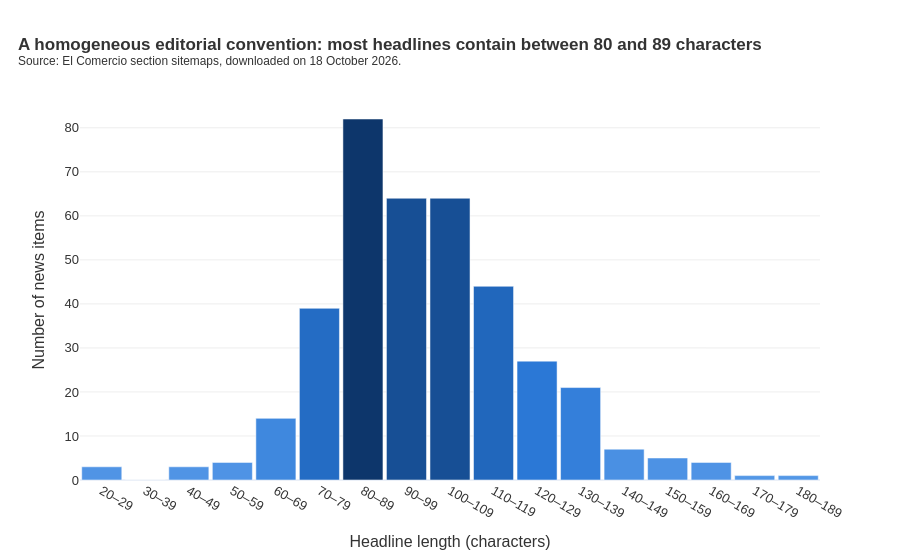

The notebook cell this image was saved under:
### Markdown cell above
The collected news span from 6 to 18 October 2026, with a noticeable peak on 15 October. This temporal concentration stems from the very nature of the sitemaps, which only list the most recent articles of each section. Consequently, the dataset reflects the news agenda of a specific two-week period, which constitutes a limitation: the vocabulary associated with each category may be shaped by the particular events of those days, thereby reducing the temporal generalizability of the classifier.

### Code cell
# Headline length in characters, used only for exploration.
noticias["longitud_titular"] = noticias["titular"].str.len()

# 10-character intervals (e.g. "80–89") make the distribution easier to read.
inicio = noticias["longitud_titular"].min() // 10 * 10
fin = noticias["longitud_titular"].max() // 10 * 10 + 10
cortes = list(range(inicio, fin + 1, 10))
etiquetas = [f"{corte}–{corte + 9}" for corte in cortes[:-1]]

noticias["rango_longitud"] = pd.cut(noticias["longitud_titular"], bins=cortes, labels=etiquetas, right=False)
histograma = noticias["rango_longitud"].value_counts(sort=False).reset_index()
histograma.columns = ["rango_longitud", "noticias"]

fig = px.bar(
    histograma, x="rango_longitud", y="noticias", color="noticias",
    color_continuous_scale=escala_azules,
    labels={"rango_longitud": "Headline length (characters)", "noticias": "Number of news items"},
    title="<b>A homogeneous editorial convention: most headlines contain between 80 and 89 characters</b><br>" + fuente_grafico,
)
fig.update_layout(bargap=0.08)
aplicar_estilo(fig).show()

### Figure 1 — Plotly figure (JSON) as saved in the notebook; plotly's stock layout.template omitted (floating-point values rounded to 4 significant figures)
{"data": [{"hovertemplate": "Headline length (characters)=%{x}<br>Number of news items=%{marker.color}<extra></extra>", "legendgroup": "", "marker": {"color": [3, 0, 3, 4, 14, 39, 82, 64, 64, 44, 27, 21, 7, 5, 4, 1, 1], "coloraxis": "coloraxis", "pattern": {"shape": ""}}, "name": "", "orientation": "v", "showlegend": false, "textposition": "auto", "type": "bar", "x": ["20–29", "30–39", "40–49", "50–59", "60–69", "70–79", "80–89", "90–99", "100–109", "110–119", "120–129", "130–139", "140–149", "150–159", "160–169", "170–179", "180–189"], "xaxis": "x", "y": [3, 0, 3, 4, 14, 39, 82, 64, 64, 44, 27, 21, 7, 5, 4, 1, 1], "yaxis": "y"}], "layout": {"bargap": 0.08, "barmode": "relative", "coloraxis": {"colorbar": {"title": {"text": "Number of news items"}}, "colorscale": [[0, "#5598e7"], [0.3333, "#2a78d6"], [0.6667, "#1c5cab"], [1, "#0d366b"]], "showscale": false}, "font": {"color": "#333333", "family": "Arial", "size": 13}, "legend": {"title": {"text": "<b>Category</b>"}, "tracegroupgap": 0}, "margin": {"t": 100}, "title": {"font": {"size": 17}, "text": "<b>A homogeneous editorial convention: most headlines contain between 80 and 89 characters</b><br><sup>Source: El Comercio section sitemaps, downloaded on 18 October 2026.</sup>", "x": 0.02, "xanchor": "left"}, "xaxis": {"anchor": "y", "domain": [0, 1], "showgrid": false, "title": {"text": "Headline length (characters)"}}, "yaxis": {"anchor": "x", "domain": [0, 1], "gridcolor": "#eeeeee", "title": {"text": "Number of news items"}}}}
